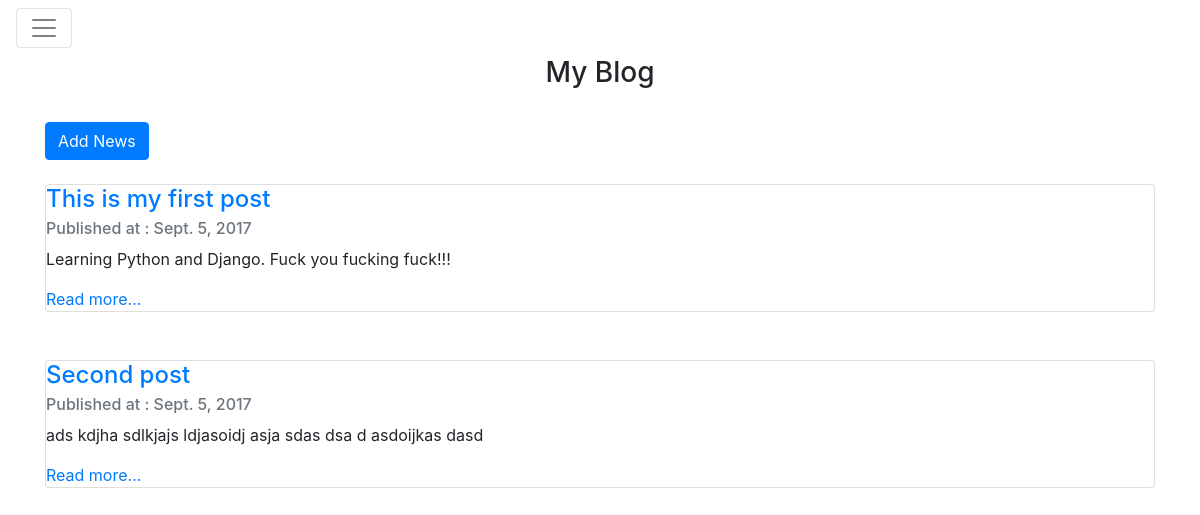
Before: / with the older database file.
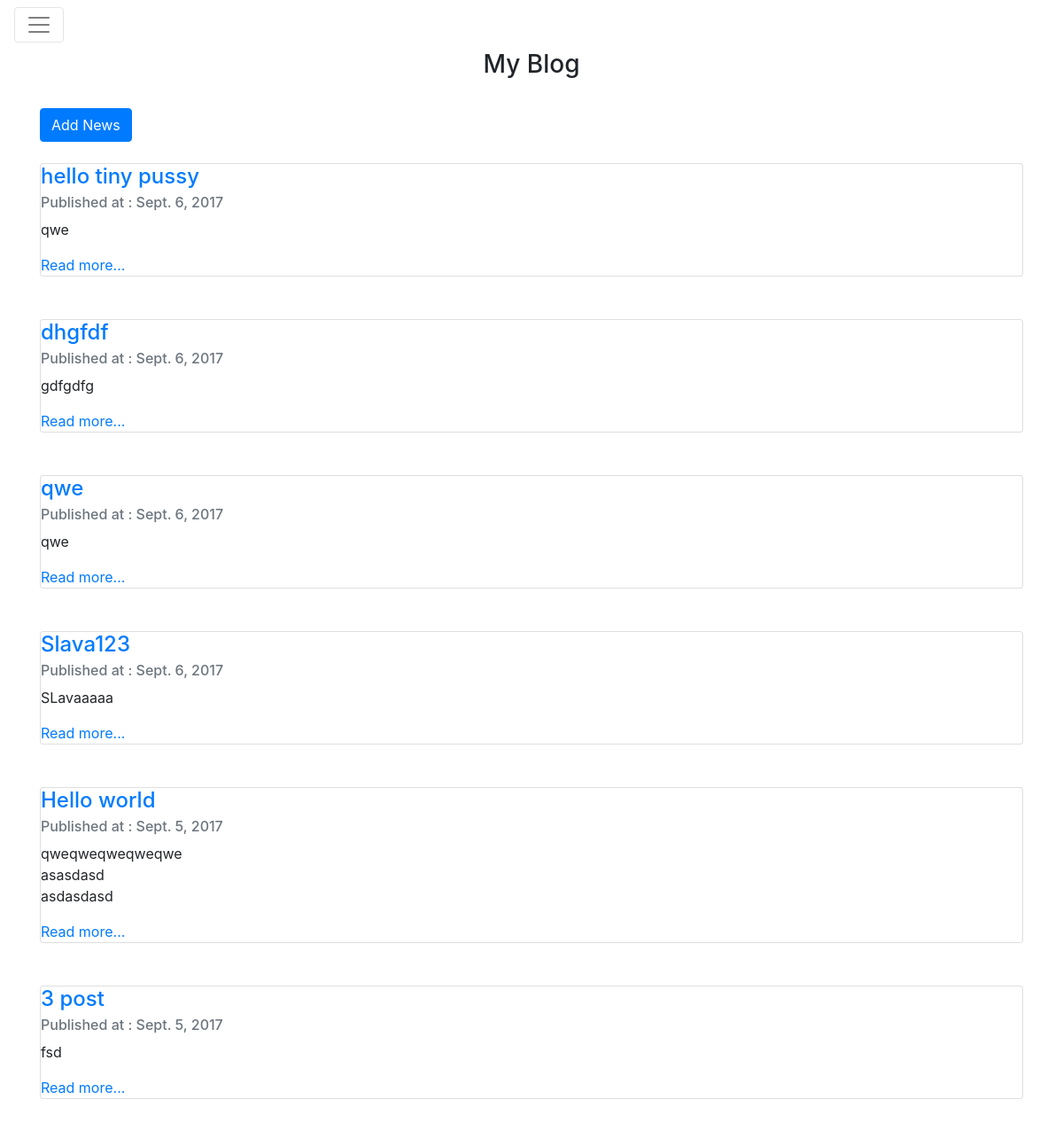
After: the same page with the newer database file.
### Blog/models.py (models this page shows, shortened)
class Posts(models.Model):
    title = models.CharField(max_length=100)
    text = models.TextField()
    date = models.DateField(auto_now=True)
    author = models.CharField(max_length=100)
    slug = models.SlugField(unique=True, blank=True, max_length=200)

### Blog/views.py (the view)
# urls.py: url(r'^$', views.index, name='index'),
def index(request):
    posts = Posts.objects.order_by('-date')
    pages = Pages.objects.all()
    args = {}
    args['pages']=pages
    args['posts']=posts
    return render(request, 'index.html', args)

### templates/index.html
{% extends 'base.html' %}
{% block body %}
<center><h3>My Blog</h3></center>
<br>
<a href="/addnews/"><button type="button" class="btn btn-primary">Add News</button></a><br>
<br>
{% for post in posts %}
<div class="card">
  <div class="card-block">
      <h4 class="card-title"><a href="posts/{{ post.slug }}">{{ post.title }}</a></h4>
    <h6 class="card-subtitle mb-2 text-muted">Published at : {{ post.date }}</h6>
    <p class="card-text">
 {% autoescape off %}
        {{ post.text }}</p>
{% endautoescape %}
    <a href="#" class="card-link">Read more...</a>
  </div>
</div><br><br>
{% endfor %}
{% endblock %}

### templates/base.html (shortened to what this page needs)
<!DOCTYPE html>
<html lang="en">
<head>
    <link rel="stylesheet" href="https://maxcdn.bootstrapcdn.com/bootstrap/4.0.0-alpha.6/css/bootstrap.min.css">
</head>
<body>
<nav class="navbar navbar-toggleable-md navbar-light bg-faded ">
    <button class="navbar-toggler" type="button" data-toggle="collapse" data-target="#navbarTogglerDemo01"
            aria-controls="navbarTogglerDemo01" aria-expanded="false" aria-label="Toggle navigation">
        <span class="navbar-toggler-icon"></span>
    </button>
</nav>
<div class="container">
{% block body %}
{% endblock %}
</div>
</body>
</html>

Changed rows visible on the page:
removed Posts: title "Second post", date "Sept. 5, 2017", text "ads kdjha sdlkjajs ldjasoidj asja sdas dsa d asdoijkas dasd"
added Posts: title "hello tiny pussy", date "Sept. 6, 2017", text "qwe"
added Posts: title "dhgfdf", date "Sept. 6, 2017", text "gdfgdfg"
added Posts: title "qwe", date "Sept. 6, 2017", text "qwe"
added Posts: title "Slava123", date "Sept. 6, 2017", text "SLavaaaaa"
changed Posts: title "This is my first post" → "Hello world"; text "Learning Python and Django. Fuck you fucking fuck!!!" → "qweqweqweqweqwe asasdasd asdasdasd"
added Posts: title "3 post", date "Sept. 5, 2017", text "fsd"
